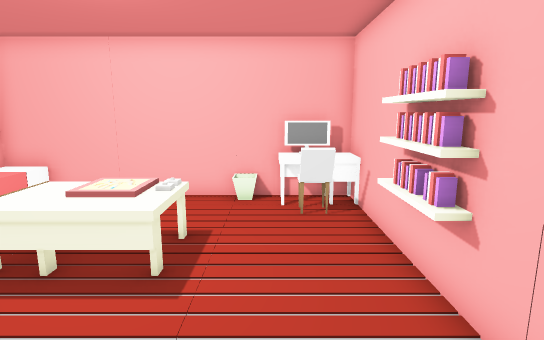
[1] (above)

12 first-person views from a walk through a 3-D level made in the Unity game engine. The camera is 1.4 m above the floor, tilts 10° down and sees 80° across. The floor is counted in squares, 0.5 m on a side. Each view is taken from the middle of a square. On the plan, view 1 faces up. The plan holds only what a view shows up to about 20 squares ahead; the rest is blank. The player character is not drawn. Some surface patterns are stand-ins.

[2]
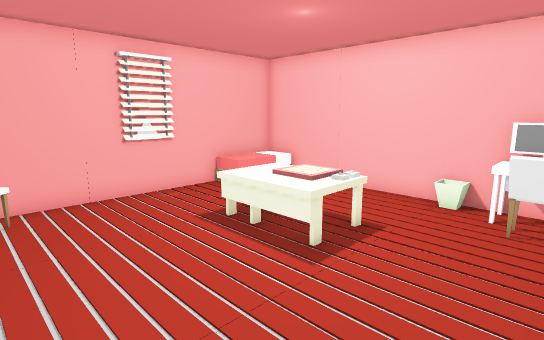

[3]
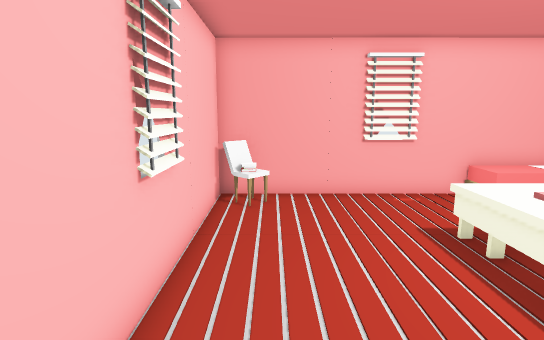

[4]
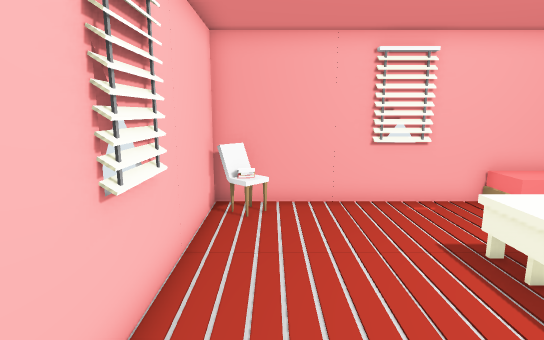

[5]
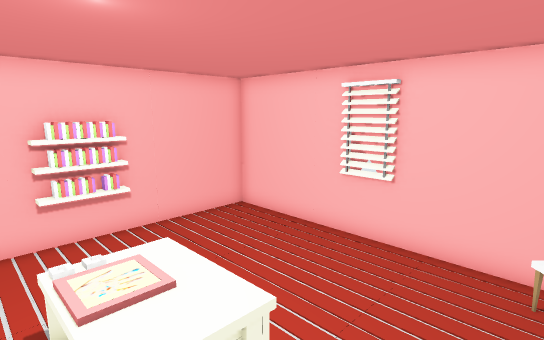

[6]
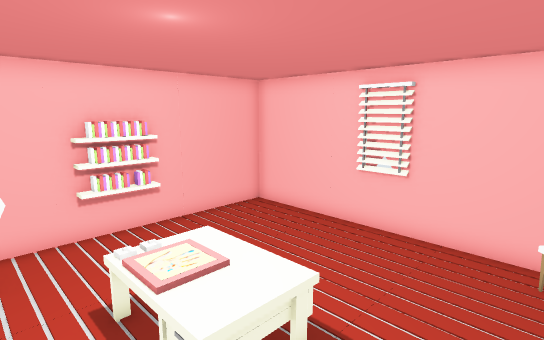

[7]
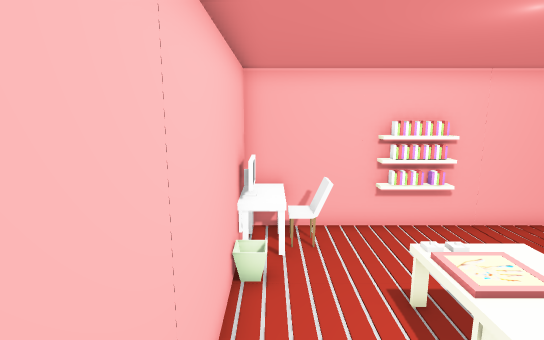

[8]
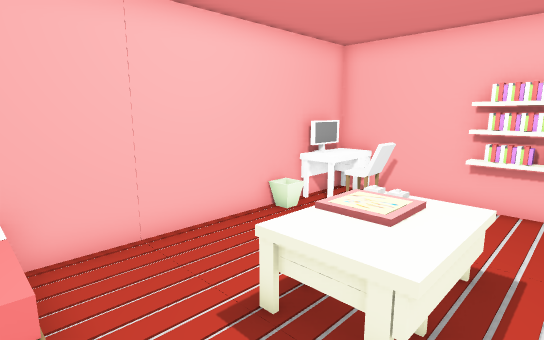

[9]
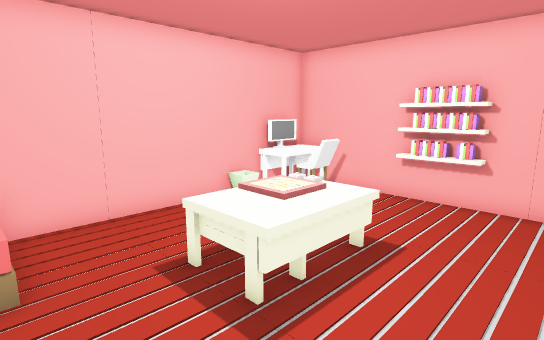

[10]
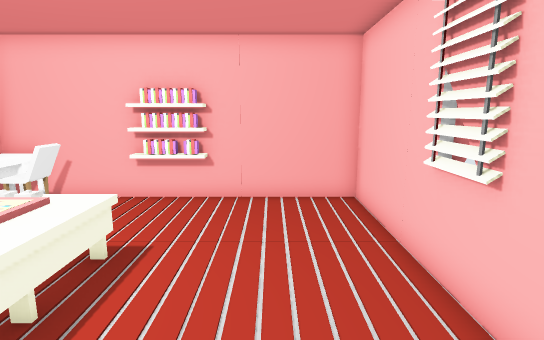

[11]
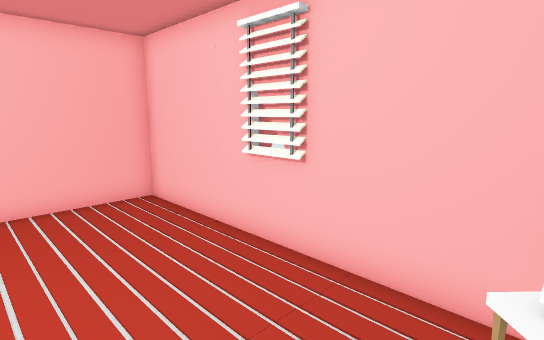

[12]
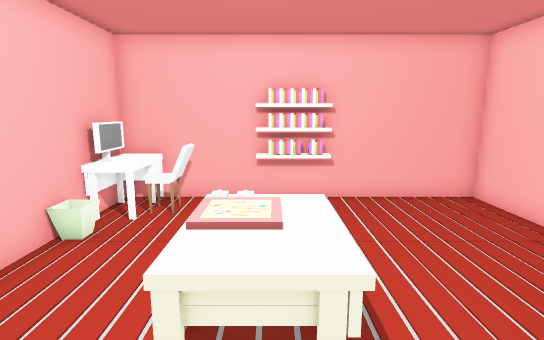

### Floor plan
Key: @ floor where view 1 was taken; # wall or solid block; . main floor; : floor 0.5 m higher than the main floor; + floor 0.75 m higher than the main floor; / step, stairs or slope; = window, fence, low wall or low ledge; O other object.
Columns run from 9 left of view 1 to 3 right of it. Each row starts with its distance up from view 1.
 11 #############
 10 #/.......=+=#
  9 #:........#=#
  8 #/........#=#
  7 #...OOOO....#
  6 #...OOOO...##
  5 #...OOOO...##
  4 #..........##
  3 #...........#
  2 #...........#
  1 #...........#
  0 ##.......@..#
 -1 #############

Positions as (right, up) in squares from view 1, and headings:
1: (0, 0), facing up
2: (2, 0), facing up-left
3: (2, 1), facing left
4: (1, 1), facing left
5: (-8, 8), facing down-right
6: (-8, 9), facing down-right
7: (-8, 10), facing right
8: (-8, 4), facing up-right
9: (-8, 2), facing up-right
10: (-8, 2), facing right
11: (-8, 4), facing down-right
12: (-8, 6), facing right
